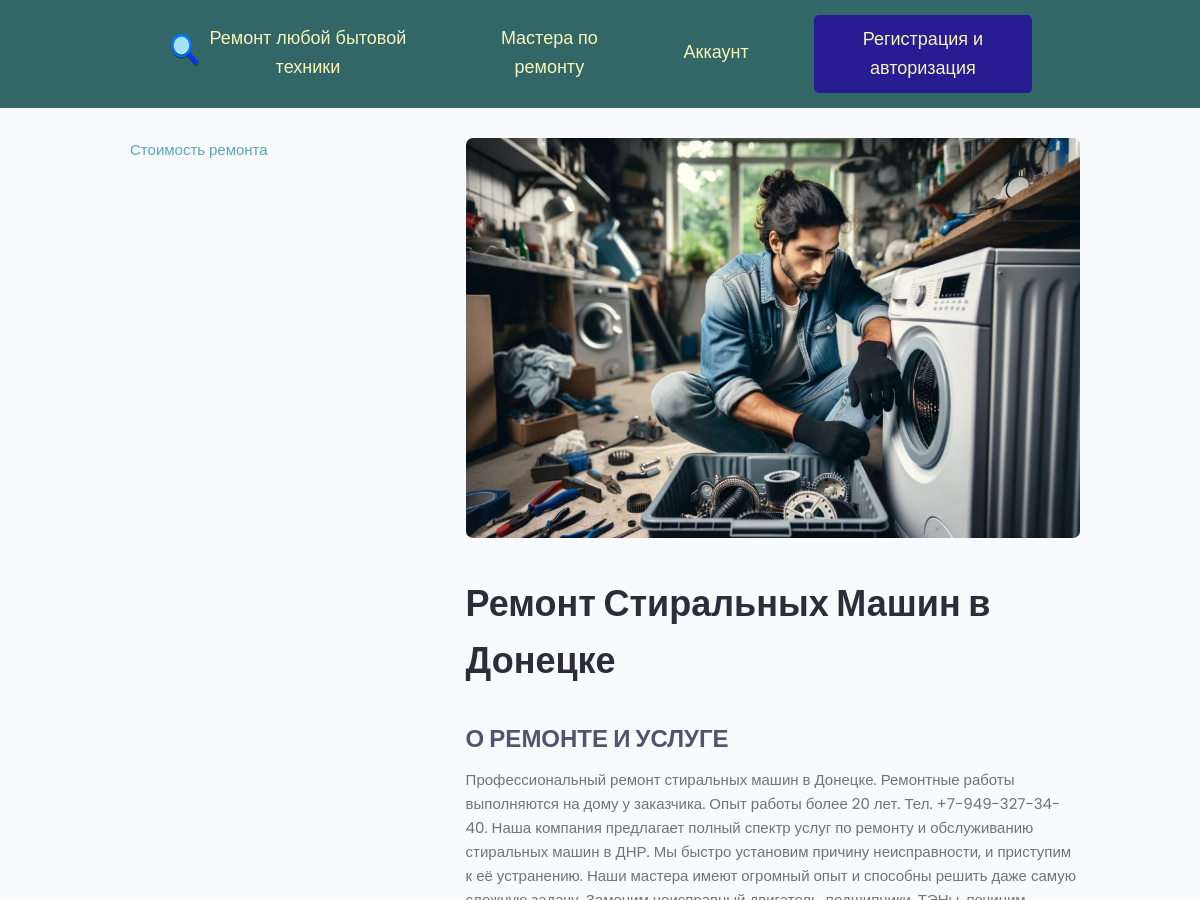
The page /repair/1/ (upper part) on the database as committed earlier.
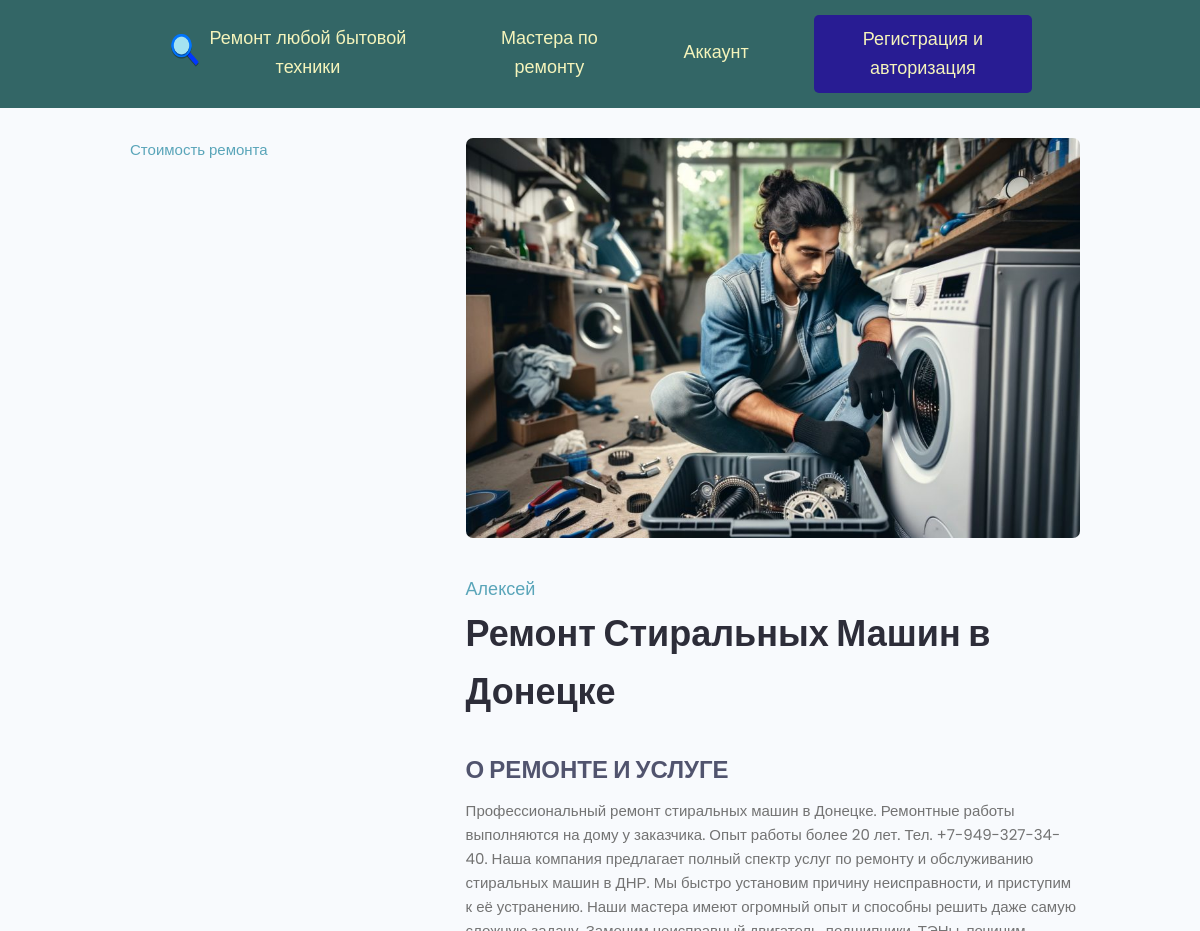
The same page on the database as committed later.
### rembyt/models.py (models this page shows, shortened)
class Repair(models.Model):
    owner = models.ForeignKey(Engineer, on_delete=models.SET_NULL, blank=True, null=True, verbose_name="Мастер")
    type_of_repair = models.CharField(max_length=200, verbose_name="Вид ремонта")
    description = models.TextField(blank=True, verbose_name="Описание")
    my_image = models.ImageField(default="resize_imag.jpg", upload_to='repairs/%Y/%m/%d', verbose_name="Фото")
    price_link = models.FileField(upload_to="repairs/", default="repairs/price_repair_cleaner.jpeg", verbose_name="Цены")
    vote_total = models.IntegerField(default=0, blank=True, verbose_name="Отзывов")
    vote_ratio = models.IntegerField(default=0, blank=True, verbose_name="Положительных отзывов")
    created = models.DateTimeField(auto_now_add=True, verbose_name="Дата")
    class Meta:
        ordering = ["-created"]

### engineers/models.py (models this page shows, shortened)
class Engineer(models.Model):
    engineer = models.OneToOneField(User, on_delete=models.CASCADE, blank=True, verbose_name="Мастер")
    name = models.CharField(max_length=200, blank=True, verbose_name="Имя")
    email = models.EmailField(max_length=200, blank=True, verbose_name="Email")
    username = models.CharField(max_length=200, blank=True, verbose_name="Username")
    i_info = models.TextField(max_length=100, blank=True, verbose_name="Кратко")
    all_info = models.TextField(blank=True, verbose_name="Информация")
    engineer_image = models.ImageField(upload_to="repairs/", default="repairs/engineer.jpeg", verbose_name="Фото")
    education = models.CharField(max_length=200, blank=True, verbose_name="Образование")
    price = models.FileField(upload_to="repairs/", default="repairs/price_repair_cleaner.jpeg", verbose_name="Цены")
    social_website = models.CharField(max_length=200, blank=True, verbose_name="Сайт")
    social_vkontakte = models.CharField(max_length=200, blank=True, verbose_name="Вконтакте")
    social_whatsapp = models.CharField(max_length=200, blank=True, verbose_name="WhatsApp")
    social_telegram = models.CharField(max_length=200, blank=True, verbose_name="Телеграм")
    created = models.DateTimeField(auto_now_add=True, verbose_name="Дата создания")

### rembyt/views.py (the view)
# urls.py: path('repair/<str:pk>/', views.repair, name='repair'),
def repair(request, pk):
    repair_obj = Repair.objects.get(id=pk)
    context = {'repair': repair_obj}
    return render(request, "rembyt/single-repair.html", context)

### rembyt/templates/rembyt/single-repair.html (shortened to what this page needs)
{% extends 'rembyt/base.html' %}
{% block content %}
<main class="singleProject my-md">
    <div class="container">
        <div class="layout">
            <div class="column column--1of3">
                {% if repair.price_link %}
                <a class="singleProject__liveLink" href="{{ repair.price_link }}" target="_blank">Стоимость ремонта
                </a>
                {% endif %}
            </div>
            <div class="column column--2of3">
                <img class="singleProject__preview" src="{{ repair.my_image.url }}" alt="portfolio thumbnail"/>
                <a href="{% url 'file_engineer' repair.owner.id %}" class="singleProject__developer">{{repair.owner.name}}</a>
                <h2 class="singleProject__title">{{ repair.type_of_repair }}</h2>
                <h3 class="singleProject__subtitle">О ремонте и услуге</h3>
                <div class="singleProject__info">
                </div>
            </div>
        </div>
    </div>
</main>
{% endblock %}

Rows that differ between the two databases and show on the page:
changed Repair "Ремонт Стиральных Машин в Донецке": owner_id empty → 1 (drawn); owner.name (not shown) → "Алексей"
